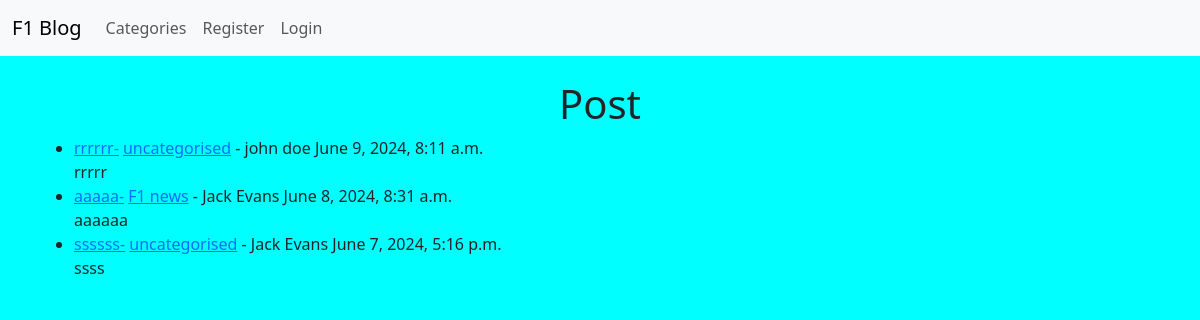
/, run on an earlier commit of the app's database.
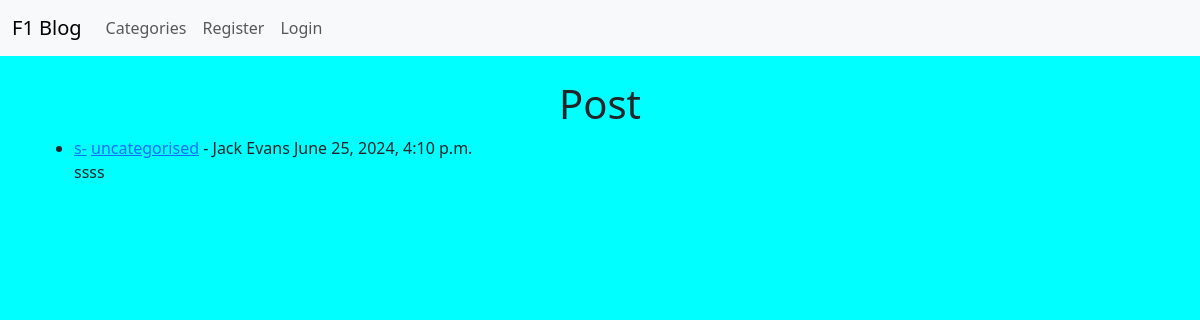
And on a later commit of the database.
### blog/models.py (models this page shows, shortened)
class Post(models.Model):
    title = models.CharField(max_length=255)
    title_tag = models.CharField(max_length=255, default="F1 blog")
    author = models.ForeignKey(User, on_delete=models.CASCADE)
    body = models.TextField()
    timestamp = models.DateTimeField(auto_now_add=True)
    post_date = models.DateField(auto_now_add=True)
    category = models.ForeignKey(Category, on_delete=models.CASCADE)
    snippet = models.CharField(
        max_length=255,
    )

class Category(models.Model):
    name = models.CharField(max_length=255, default="uncategorised")

### blog/views.py (the view)
# urls.py: path("", Home.as_view(), name="home"),
class Home(ListView):
    model = Post
    template_name = "home.html"
    ordering = ["-timestamp"]
    def get_context_data(self, *args, **kwargs):
        cat_menu = Category.objects.all()
        context = super(Home, self).get_context_data(*args, **kwargs)
        context["cat_menu"] = cat_menu
        return context

### blog/templates/home.html (shortened to what this page needs)
{% extends 'base.html' %} {% block content %}
<h1>Post</h1>
<ul>
  {% for post in object_list %}
  <li>
    <a href="{% url 'article-details' post.pk %}">{{ post.title }}-</a>
    <a href="{% url 'category' post.category.pk %}">{{ post.category.name }}</a>
    - {{post.author.first_name}} {{post.author.last_name}} {{ post.timestamp }}
    <br />
    {{ post.snippet }}
  </li>
  {% endfor%}
</ul>
{% endblock %}

### blog/templates/base.html (shortened to what this page needs)
{% load static %}
<!DOCTYPE html>
<html lang="en">
  <head>
    <link
      href="https://cdn.jsdelivr.net/npm/bootstrap@5.3.3/dist/css/bootstrap.min.css"
      rel="stylesheet"
    />
    <link rel="stylesheet" , href="{% static 'css/main.css' %}" />
  </head>
  <body>
    <nav class="navbar navbar-expand-lg bg-body-tertiary">
      <div class="container-fluid">
        <a class="navbar-brand" href="{% url 'home' %}">F1 Blog</a>
        <div class="collapse navbar-collapse" id="navbarSupportedContent">
          <ul class="navbar-nav me-auto mb-2 mb-lg-0">
            <li class="nav-item">
              <a class="nav-link" href="{% url 'category-list' %}"
                >Categories</a
              >
            </li>
            {% if user.is_authenticated %}
            <li class="nav-item">
              <a class="nav-link" href="{% url 'add_post' %}">Add Post</a>
            </li>
            {% if user.is_superuser %}
            <li class="nav-item">
              <a class="nav-link" href="{% url 'add_category' %}"
                >Add Category</a
              >
            </li>
            {% endif %}
            <li class="nav-item">
              <a class="nav-link" href="{% url 'edit_profile' %}"
                >Edit Profile</a
              >
            </li>
            <li class="nav-item">
              <a class="nav-link" href="{% url 'logout' %}">Logout</a>
            </li>
            {% else %}
            <li class="nav-item">
              <a class="nav-link" href="{% url 'register' %}">Register</a>
            </li>
            <li class="nav-item">
              <a class="nav-link" href="{% url 'login' %}">Login</a>
            </li>
            {% endif %}
          </ul>
        </div>
      </div>
    </nav>
    <br />
    <div class="container">{% block content %} {% endblock %}</div>
  </body>
</html>

### static/css/main.css (style rules this page uses)
body { background-color: aqua; }
h1 { text-align: center; }

What changed in the data, as far as the page shows it:
removed Post: title "rrrrrr", category.name "uncategorised", author.first_name "john", author.last_name "doe", timestamp "June 9, 2024, 8:11 a.m.", snippet "rrrrr"
removed Post: title "aaaaa", category.name "F1 news", author.first_name "Jack", author.last_name "Evans", timestamp "June 8, 2024, 8:31 a.m.", snippet "aaaaaa"
removed Post: title "ssssss", category.name "uncategorised", author.first_name "Jack", author.last_name "Evans", timestamp "June 7, 2024, 5:16 p.m.", snippet "ssss"
added Post: title "s", category.name "uncategorised", author.first_name "Jack", author.last_name "Evans", timestamp "June 25, 2024, 4:10 p.m.", snippet "ssss"
